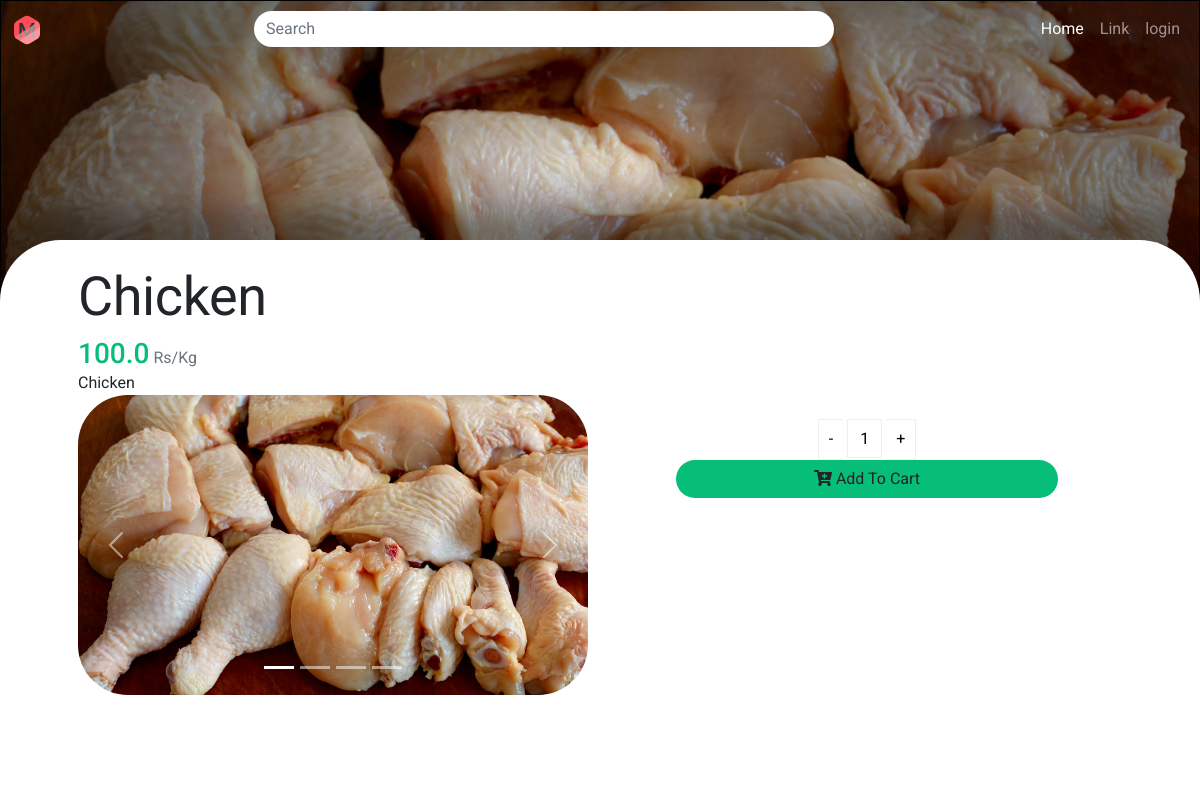
The app's page /product/2 with its own data.
### home/models.py (models this page shows, shortened)
class Product(models.Model):
    meat_type = (
        ('c', 'chicken'),
        ('b', 'beef'),
        ('m', 'mutton'),
        ('p', 'pork'),
        ('f', 'fish'),
    )
    title = models.CharField(max_length=255)
    description = models.TextField(max_length=2048)
    price = models.FloatField()
    stock = models.IntegerField()
    meat = models.CharField(max_length=1, choices=meat_type)

class ImageModel(models.Model):
    title = models.TextField(max_length=10)
    mainimage = models.ImageField(upload_to="static/images/", null=True)
    image = models.ForeignKey(Product, related_name='images', on_delete=models.CASCADE)

### home/views.py (the view, shortened to what this page needs)
# urls.py: path('product/<int:primary_key>', views.display_product, name='product'),
def display_product(request, primary_key):
    inventory = Product.objects.get(id=primary_key)
    context = {"products": inventory}
    return render(request, template_name="display_product.html", context=context)

### templates/display_product.html (shortened to what this page needs)
{% extends "base.html" %}
{% load static %}
{% block extra_css %}
    <link rel="stylesheet" href="{% static 'index.css' %}"/>
{% endblock %}
{% block content %}
    <div class="product">
        <div style="background-image: url('/{{ products.images.all.0.mainimage }}')" class="background_img">
            <div class="img_overlay  ">
            </div>
        </div>
        <div class="card-body-product">
            <div class="container px-5 py-3">
                <div class="product__heading">
                    {{ products.title }}
                </div>
                <div>
                    <span class="bold h3 text-success">{{ products.price }}</span> <span
                        class="text-secondary">Rs/Kg</span>
                </div>
                <div>
                    {{ products.description }}
                </div>
                <div class="row">
                    <div class="col-12 col-md-6">
                        <div id="carouselExampleIndicators" class="carousel slide" data-bs-ride="carousel">
                            <ol class="carousel-indicators">
                                {% for image in products.images.all %}
                                    <li data-bs-target="#carouselExampleIndicators"
                                        data-bs-slide-to="{{ forloop.counter0 }}"
                                        class="{% if forloop.counter0 == 0 %}active{% endif %}"></li>
                                {% endfor %}
                            </ol>
                            <div class="carousel-inner">
                                {% for image in products.images.all %}
                                    <div class="carousel-item {% firstof forloop.counter0 'active' %}">
                                        <div style="background-image: url('/{{ image.mainimage }}')"
                                             class="d-block product__photo"></div>
                                    </div>
                                {% endfor %}
                            </div>
                            <a class="carousel-control-prev" href="#carouselExampleIndicators" role="button"
                               data-bs-slide="prev">
                                <span class="carousel-control-prev-icon" aria-hidden="true"></span>
                            </a>
                            <a class="carousel-control-next" href="#carouselExampleIndicators" role="button"
                               data-bs-slide="next">
                                <span class="carousel-control-next-icon" aria-hidden="true"></span>
                            </a>
                        </div>
                    </div>
                    <div class="col-12 col-md-6">
                        <div class="text-center w-100 py-4">
                            {% include 'plusandminus.html' %}
                            <button class="btn rounded_cart text-center w-75"
                                    onclick="addProductToCart({{ products.id }},this,'{{ products.title }}')"><i
                                    class="fas fa-cart-plus"></i> Add
                                To
                                Cart
                            </button>
                        </div>
                    </div>
                </div>
            </div>
        </div>
    </div>
{% endblock %}

### static/index.css (style rules this page uses)
html { height: 100%; }
body { height: 100%; font-family: Roboto; }
.card-body-product { background: white; box-shadow: 15px -15px 25px 15px rgba(0, 0, 0, 0.25); border-top-left-radius: 61px; border-top-right-radius: 61px; min-height: 70%; top: -10%; position: relative; }
body, html { height: 100%; }
body { background-color: #f7f7f7; }
.img_overlay { background: radial-gradient(50% 50% at 50% 50%, rgba(126, 126, 126, 0) 0%, rgba(0, 0, 0, 0.32) 50%, rgba(0, 0, 0, 0.5) 100%); border: 1px solid #000000; box-sizing: border-box; height: 100%; width: 100%; }
.background_img { background-size: cover; height: 40%; }
.product { width: 100%; height: 100%; }
.product__heading { font-family: Roboto; font-style: normal; font-weight: normal; font-size: 54px; letter-spacing: -0.41px }
.text-success { color: #06BE77 !important; }
.rounded_cart { border-radius: 50px; background: #06BE77; }
.product__photo { border-radius: 50px; width: 100%; height: 300px; background-size: cover; position: relative; }

### records on screen
Product: images.all.0.mainimage (picture), title "Chicken", price "100.0", description "Chicken"
ImageModel: mainimage (picture)
